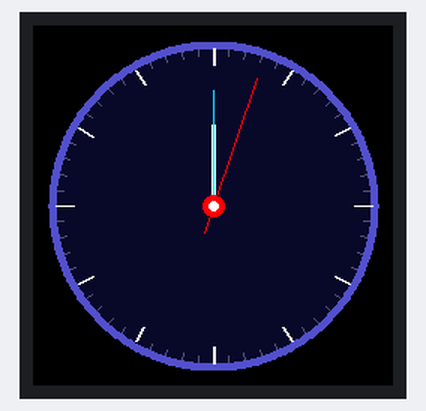
This program was run on a simulated ESP32-C3. Parts: 240×240 colour display. Random numbers use the default seed unless the program sets one.

Above: at 3.45 s.
At 5.02 s:
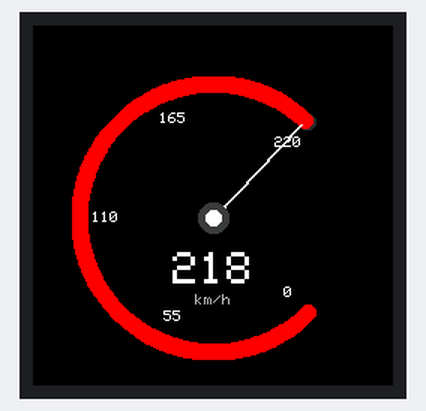
At 8.3 s:
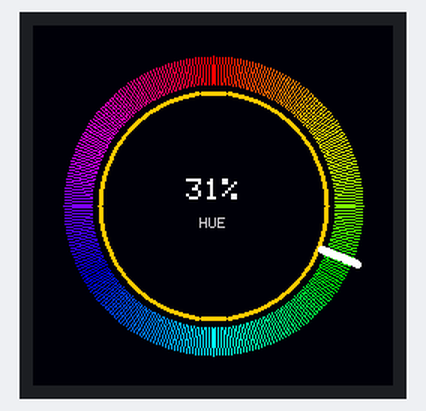
At 12.82 s:
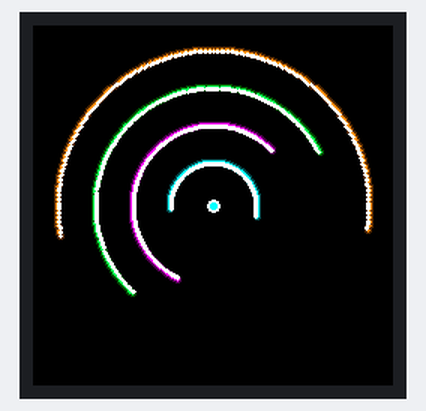
At 22.14 s:
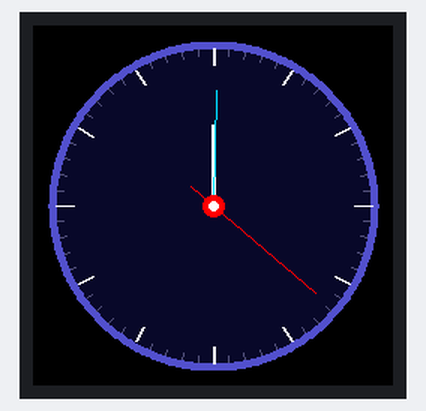
At 37.66 s:
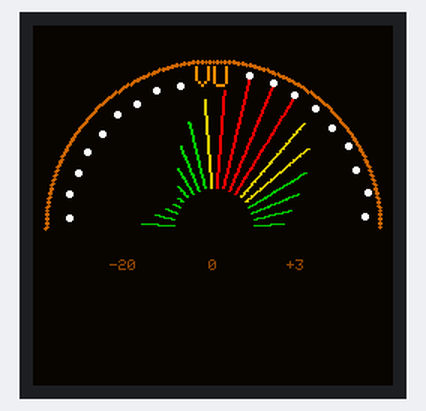

Measured:
- what the display in image 0 shows lasts 0.5 s, from 3.2 s to 3.7 s

The program:

main.cpp
```cpp
#include <Arduino.h>
#include "display.h"
#include "screens.h"

Screen screens[] = {
    { screen_clock_update,       screen_clock_draw,       "Clock"       },
    { screen_speedometer_update, screen_speedometer_draw, "Speedometer" },
    { screen_rainbow_update,     screen_rainbow_draw,     "Rainbow"     },
    { screen_neon_update,        screen_neon_draw,        "Neon"        },
    { screen_hud_update,         screen_hud_draw,         "HUD"         },
    { screen_vumeter_update,     screen_vumeter_draw,     "VU Meter"    },
};
const int SCREEN_COUNT = 6;

static uint32_t screen_start_ms = 0;
static int      active_screen   = 0;

void setup() {
    display_init();
    screen_start_ms = millis();
    // Seed RNG for HUD data randomness
    randomSeed(esp_random());
}

void loop() {
    uint32_t now = millis();
    if (now - screen_start_ms >= 3000UL) {
        active_screen   = (active_screen + 1) % SCREEN_COUNT;
        screen_start_ms = now;
    }
    float t = (now - screen_start_ms) / 1000.0f;

    screens[active_screen].update(t);
    screens[active_screen].draw(spr);
    spr.pushSprite(0, 0);
}
```

display.cpp
```cpp
#include <Arduino.h>
#include "display.h"

TFT_eSPI tft;
TFT_eSprite spr(&tft);

void display_init() {
    tft.init();
    tft.setRotation(0);
    tft.fillScreen(TFT_BLACK);

    // 16-bit colour sprite — 240×240×2 = ~112 KB, fits in ESP32-C3's 400 KB SRAM
    spr.setColorDepth(16);
    spr.createSprite(240, 240);
    spr.fillSprite(TFT_BLACK);
}

uint16_t hsv_to_rgb565(float h, float s, float v) {
    float r, g, b;
    h = fmodf(h, 1.0f);
    if (h < 0.0f) h += 1.0f;
    int i = (int)(h * 6.0f);
    float f = h * 6.0f - i;
    float p = v * (1.0f - s);
    float q = v * (1.0f - f * s);
    float t = v * (1.0f - (1.0f - f) * s);
    switch (i % 6) {
        case 0: r=v; g=t; b=p; break;
        case 1: r=q; g=v; b=p; break;
        case 2: r=p; g=v; b=t; break;
        case 3: r=p; g=q; b=v; break;
        case 4: r=t; g=p; b=v; break;
        case 5: r=v; g=p; b=q; break;
        default: r=0; g=0; b=0; break;
    }
    return tft.color565((uint8_t)(r * 255), (uint8_t)(g * 255), (uint8_t)(b * 255));
}

void draw_ring_arc(TFT_eSprite& sprite, int cx, int cy, int r, int thickness,
                   float start_deg, float end_deg, uint16_t color) {
    float step = 0.8f; // degrees per dot — smoother than 1° for large radii
    int dot_r = max(1, thickness / 2);
    for (float a = start_deg; a <= end_deg; a += step) {
        // Convert from clockwise-from-12-o'clock to math angle:
        // 0° (12 o'clock) → -90° math, increasing clockwise → subtract 90°
        float rad = (a - 90.0f) * DEG_TO_RAD;
        int x = cx + (int)(cosf(rad) * r);
        int y = cy + (int)(sinf(rad) * r);
        sprite.fillCircle(x, y, dot_r, color);
    }
}
```

display.h
```cpp
#pragma once
#include <TFT_eSPI.h>

extern TFT_eSPI tft;
extern TFT_eSprite spr;

void display_init();

// Convert HSV (each 0.0–1.0) to RGB565
uint16_t hsv_to_rgb565(float h, float s, float v);

// Draw a filled arc ring segment using filled circles along the arc path.
// cx/cy: center, r: radius to center of ring, thickness: ring width in pixels,
// start_deg/end_deg: clockwise from 12-o'clock (0°), color: RGB565
// Note: start_deg must be <= end_deg. end_deg may exceed 360 (e.g. 300°→500°
// draws a 200° arc, crossing the 360°/0° boundary correctly via sinf/cosf).
// Backward arcs (start_deg > end_deg) draw nothing.
void draw_ring_arc(TFT_eSprite& sprite, int cx, int cy, int r, int thickness,
                   float start_deg, float end_deg, uint16_t color);
```

screen_clock.cpp
```cpp
#include "screens.h"
#include "display.h"
#include <math.h>

// Draws a clock hand from center (cx,cy) outward at angle_deg (0=12 o'clock, CW),
// length pixels long, width pixels wide, in the given color.
static void draw_hand(TFT_eSprite& spr, int cx, int cy, float angle_deg,
                      int length, int width, uint16_t color) {
    // Rotate: 0°=top means subtract 90° from standard math angle
    float rad = (angle_deg - 90.0f) * DEG_TO_RAD;
    int x2 = cx + (int)(cosf(rad) * length);
    int y2 = cy + (int)(sinf(rad) * length);
    // Draw multiple offset lines for width
    for (int w = -width/2; w <= width/2; w++) {
        float perp = rad + (float)M_PI / 2.0f;
        int ox = (int)(cosf(perp) * w);
        int oy = (int)(sinf(perp) * w);
        spr.drawLine(cx + ox, cy + oy, x2 + ox, y2 + oy, color);
    }
}

void screen_clock_update(float t) {
    // No per-frame state needed — draws directly from millis()
}

void screen_clock_draw(TFT_eSprite& spr) {
    const int cx = 120, cy = 120, face_r = 108;
    spr.fillSprite(TFT_BLACK);

    // Gradient-ish face: filled dark-blue circle
    spr.fillCircle(cx, cy, face_r, tft.color565(10, 10, 40));

    // Outer bezel ring
    draw_ring_arc(spr, cx, cy, face_r, 4, -90.0f, 270.0f, tft.color565(80, 80, 200));

    // Tick marks
    for (int i = 0; i < 60; i++) {
        float a = i * 6.0f - 90.0f; // degrees from 12 o'clock
        float rad = a * DEG_TO_RAD;
        bool major = (i % 5 == 0);
        int inner_r = major ? face_r - 14 : face_r - 7;
        int outer_r = face_r - 3;
        uint16_t col = major ? TFT_WHITE : tft.color565(80, 80, 120);
        int x1 = cx + (int)(cosf(rad) * inner_r);
        int y1 = cy + (int)(sinf(rad) * inner_r);
        int x2 = cx + (int)(cosf(rad) * outer_r);
        int y2 = cy + (int)(sinf(rad) * outer_r);
        spr.drawLine(x1, y1, x2, y2, col);
        if (major) spr.drawLine(x1+1, y1, x2+1, y2, col); // thicker for major
    }

    // Time from millis() — simulated clock starting at boot
    uint32_t ms = millis();
    float sec_angle  = (ms % 60000UL)       / 60000.0f       * 360.0f;
    float min_angle  = (ms % 3600000UL)     / 3600000.0f     * 360.0f;
    float hour_angle = (ms % 43200000UL)    / 43200000.0f    * 360.0f;

    // Hour hand — white, thick, short
    draw_hand(spr, cx, cy, hour_angle, 55, 5, TFT_WHITE);
    // Minute hand — cyan, medium
    draw_hand(spr, cx, cy, min_angle, 78, 3, tft.color565(0, 220, 255));
    // Second hand — red, thin with counterweight tail
    draw_hand(spr, cx, cy, sec_angle, 90, 1, TFT_RED);
    draw_hand(spr, cx, cy, sec_angle + 180.0f, 20, 1, TFT_RED); // counterweight

    // Center cap
    spr.fillCircle(cx, cy, 7, TFT_RED);
    spr.fillCircle(cx, cy, 3, TFT_WHITE);
}
```

screen_hud.cpp
```cpp
#include "screens.h"
#include "display.h"
#include <math.h>
#include <stdlib.h>

static float  _outer_angle = 0.0f;
static float  _inner_angle = 0.0f;
static float  _pulse       = 0.0f;
static float  _scanline    = 0.0f;
static int    _data[4]     = {421, 87, 1024, 33};
static float  _next_tick   = 0.0f;

void screen_hud_update(float t) {
    if (t < _next_tick - 3.0f) _next_tick = 0.0f; // detect re-entry (t reset to 0)
    _outer_angle =  t * 18.0f;  // 18 deg/sec clockwise
    _inner_angle = -t * 30.0f;  // 30 deg/sec counter-clockwise
    _pulse       = 0.5f + 0.5f * sinf(t * 6.0f);
    _scanline    = fmodf(t * 60.0f, 360.0f); // full rotation every 6 sec

    // Randomise data readouts every 0.5 s
    if (t >= _next_tick) {
        _data[0] = 300 + rand() % 200;
        _data[1] = rand() % 100;
        _data[2] = 900 + rand() % 200;
        _data[3] = rand() % 60;
        _next_tick = t + 0.5f;
    }
}

// Draw a segmented arc: NUM_SEGS short arcs with gaps between them
static void draw_segmented_arc(TFT_eSprite& spr, int cx, int cy, int r,
                                float start_deg, int num_segs,
                                float seg_deg, float gap_deg,
                                int thickness, uint16_t color) {
    for (int i = 0; i < num_segs; i++) {
        float a0 = start_deg + i * (seg_deg + gap_deg);
        float a1 = a0 + seg_deg;
        draw_ring_arc(spr, cx, cy, r, thickness, a0, a1, color);
    }
}

void screen_hud_draw(TFT_eSprite& spr) {
    const int cx = 120, cy = 120;
    const uint16_t BLUE  = tft.color565(0, 160, 255);
    const uint16_t LBLUE = tft.color565(0, 220, 255);

    spr.fillSprite(tft.color565(0, 5, 15)); // very dark blue-black

    // Outer segmented ring (12 segments, rotates CW)
    draw_segmented_arc(spr, cx, cy, 108, _outer_angle, 12, 22.0f, 8.0f, 4, BLUE);

    // Inner segmented ring (8 segments, rotates CCW)
    draw_segmented_arc(spr, cx, cy, 78, _inner_angle, 8, 32.0f, 13.0f, 3, LBLUE);

    // Crosshair — pulsing opacity via colour interpolation
    uint8_t cross_v = (uint8_t)(60 + _pulse * 100);
    uint16_t cross_col = tft.color565(0, cross_v, cross_v * 2);
    spr.drawLine(cx - 110, cy, cx + 110, cy, cross_col);
    spr.drawLine(cx, cy - 110, cx, cy + 110, cross_col);
    // Crosshair gaps in centre
    spr.drawFastHLine(cx - 20, cy, 40, tft.color565(0, 5, 15));
    spr.drawFastVLine(cx, cy - 20, 40, tft.color565(0, 5, 15));

    // Scanline sweep (thin radial line)
    float scan_rad = (_scanline - 90.0f) * DEG_TO_RAD;
    int sx = cx + (int)(cosf(scan_rad) * 110);
    int sy = cy + (int)(sinf(scan_rad) * 110);
    spr.drawLine(cx, cy, sx, sy, tft.color565(0, 60, 120));

    // Centre circle
    spr.drawCircle(cx, cy, 18, LBLUE);
    spr.fillCircle(cx, cy, 5, LBLUE);

    // Data readouts at four compass positions (outside inner ring)
    spr.setTextSize(1);
    spr.setTextDatum(MC_DATUM);
    spr.setTextColor(LBLUE, tft.color565(0, 5, 15));
    spr.drawNumber(_data[0], cx,       cy - 50); // top
    spr.drawNumber(_data[1], cx + 50,  cy);       // right
    spr.drawNumber(_data[2], cx,       cy + 50); // bottom
    spr.drawNumber(_data[3], cx - 50,  cy);       // left
}
```

screen_neon.cpp
```cpp
#include "screens.h"
#include "display.h"
#include <math.h>

// Each ring: radius, angular speed (deg/sec), color (RGB565 set in draw)
struct NeonRing {
    int   radius;
    float speed_dps; // degrees per second
    float offset;    // initial phase offset
};

static const NeonRing RINGS[] = {
    { 30,  90.0f,  0.0f   },
    { 55,  55.0f,  45.0f  },
    { 80,  35.0f,  120.0f },
    { 105, 20.0f,  200.0f },
};
static const int NUM_RINGS = 4;

static float _t_local = 0.0f;

void screen_neon_update(float t) {
    _t_local = t;
}

// Draw a glowing arc: one thick arc + two thinner, brighter overlaid arcs
static void draw_glow_arc(TFT_eSprite& spr, int cx, int cy, int r,
                          float start_deg, float end_deg,
                          uint16_t dim_col, uint16_t bright_col) {
    draw_ring_arc(spr, cx, cy, r,     5, start_deg, end_deg, dim_col);
    draw_ring_arc(spr, cx, cy, r,     3, start_deg, end_deg, bright_col);
    draw_ring_arc(spr, cx, cy, r - 1, 1, start_deg, end_deg, TFT_WHITE);
}

void screen_neon_draw(TFT_eSprite& spr) {
    const int cx = 120, cy = 120;
    spr.fillSprite(TFT_BLACK);

    // Colours: dim (background glow) / bright (core) for each ring
    const uint16_t DIM[]    = {
        tft.color565(0, 80, 80),    // dim cyan
        tft.color565(80, 0, 80),    // dim magenta
        tft.color565(0, 80, 0),     // dim lime
        tft.color565(80, 40, 0),    // dim orange
    };
    const uint16_t BRIGHT[] = {
        tft.color565(0, 255, 255),  // cyan
        tft.color565(255, 0, 255),  // magenta
        tft.color565(0, 255, 80),   // lime
        tft.color565(255, 140, 0),  // orange
    };

    for (int i = 0; i < NUM_RINGS; i++) {
        float angle = _t_local * RINGS[i].speed_dps + RINGS[i].offset;
        // Each ring shows a 200° arc that rotates; gap is 160°
        float arc_start = fmodf(angle, 360.0f);
        float arc_end   = arc_start + 200.0f;
        draw_glow_arc(spr, cx, cy, RINGS[i].radius,
                      arc_start, arc_end, DIM[i], BRIGHT[i]);
    }

    // Tiny centre dot
    spr.fillCircle(cx, cy, 4, TFT_WHITE);
    spr.fillCircle(cx, cy, 2, tft.color565(0, 255, 255));
}
```

screen_rainbow.cpp
```cpp
#include "screens.h"
#include "display.h"
#include <math.h>

static float _marker_angle = 0.0f;
static float _breathe = 0.0f;

void screen_rainbow_update(float t) {
    _marker_angle = fmodf(t * 72.0f, 360.0f); // one full sweep every 5 seconds
    _breathe = 0.5f + 0.5f * sinf(t * 2.0f);  // 0..1 brightness pulse
}

void screen_rainbow_draw(TFT_eSprite& spr) {
    const int cx = 120, cy = 120;

    // Breathing background
    uint8_t bg = (uint8_t)(_breathe * 20);
    spr.fillSprite(tft.color565(0, 0, bg));

    // Full-spectrum arc: draw in small steps, each step a different hue
    const float STEP = 1.2f;
    for (float a = 0.0f; a < 360.0f; a += STEP) {
        float hue = a / 360.0f;
        uint16_t col = hsv_to_rgb565(hue, 1.0f, 1.0f);
        float rad = (a - 90.0f) * DEG_TO_RAD;
        // Outer arc at r=100, inner at r=82 (18px thick)
        for (int r = 82; r <= 100; r++) {
            int x = cx + (int)(cosf(rad) * r);
            int y = cy + (int)(sinf(rad) * r);
            spr.drawPixel(x, y, col);
        }
    }

    // Inner gold outline ring
    draw_ring_arc(spr, cx, cy, 76, 3, -90.0f, 270.0f, tft.color565(255, 200, 0));

    // Marker: bright white spike at current position
    float mrad = (_marker_angle - 90.0f) * DEG_TO_RAD;
    for (int r = 78; r <= 104; r++) {
        int x = cx + (int)(cosf(mrad) * r);
        int y = cy + (int)(sinf(mrad) * r);
        spr.fillCircle(x, y, 2, TFT_WHITE);
    }

    // Centre: hue label (current hue percentage)
    spr.setTextDatum(MC_DATUM);
    spr.setTextSize(2);
    spr.setTextColor(TFT_WHITE, tft.color565(0, 0, bg));
    char buf[8];
    snprintf(buf, sizeof(buf), "%d%%", (int)(_marker_angle / 3.6f));
    spr.drawString(buf, cx, cy - 10);

    spr.setTextSize(1);
    spr.setTextColor(tft.color565(200, 200, 200), tft.color565(0, 0, bg));
    spr.drawString("HUE", cx, cy + 12);
}
```

screen_speedometer.cpp
```cpp
#include "screens.h"
#include "display.h"
#include <math.h>

static float _speed = 0.0f; // 0–220

void screen_speedometer_update(float t) {
    // Oscillate needle on a 5-second sine cycle
    _speed = 110.0f + 110.0f * sinf(t * (2.0f * (float)M_PI / 5.0f));
}

void screen_speedometer_draw(TFT_eSprite& spr) {
    const int cx = 120, cy = 128;
    spr.fillSprite(TFT_BLACK);

    // Arc spans 135°–405° (270° sweep)
    // Convention: 0° = 12 o'clock, CW
    const float ARC_START = 135.0f;  // 4-o'clock-ish
    const float ARC_END   = 405.0f;  // wraps: 405-360 = 45°

    // Background arc (dark grey)
    draw_ring_arc(spr, cx, cy, 90, 10, ARC_START, ARC_END,
                  tft.color565(40, 40, 40));

    // Coloured filled arc up to needle position
    float fill_end = ARC_START + (_speed / 220.0f) * (ARC_END - ARC_START);
    // Hue: green (0.33) at 0 speed, red (0.0) at max speed
    float hue = 0.33f * (1.0f - _speed / 220.0f);
    uint16_t arc_col = hsv_to_rgb565(hue, 1.0f, 1.0f);
    draw_ring_arc(spr, cx, cy, 90, 10, ARC_START, fill_end, arc_col);

    // Scale labels at 0, 55, 110, 165, 220
    spr.setTextDatum(MC_DATUM);
    spr.setTextSize(1);
    for (int v = 0; v <= 220; v += 55) {
        float a = ARC_START + (v / 220.0f) * (ARC_END - ARC_START);
        float rad = (a - 90.0f) * DEG_TO_RAD;
        int lx = cx + (int)(cosf(rad) * 72);
        int ly = cy + (int)(sinf(rad) * 72);
        spr.setTextColor(TFT_WHITE, TFT_BLACK);
        spr.drawNumber(v, lx, ly);
    }

    // Needle
    float needle_a = ARC_START + (_speed / 220.0f) * (ARC_END - ARC_START);
    float needle_rad = (needle_a - 90.0f) * DEG_TO_RAD;
    int nx = cx + (int)(cosf(needle_rad) * 85);
    int ny = cy + (int)(sinf(needle_rad) * 85);
    spr.drawLine(cx, cy, nx, ny, TFT_WHITE);
    spr.drawLine(cx+1, cy, nx+1, ny, TFT_WHITE); // 2px wide

    // Centre hub
    spr.fillCircle(cx, cy, 10, tft.color565(60, 60, 60));
    spr.fillCircle(cx, cy, 5, TFT_WHITE);

    // Speed readout
    spr.setTextSize(3);
    spr.setTextColor(TFT_WHITE, TFT_BLACK);
    spr.drawNumber((int)_speed, cx, cy + 35);
    spr.setTextSize(1);
    spr.setTextColor(tft.color565(180, 180, 180), TFT_BLACK);
    spr.drawString("km/h", cx, cy + 55);
}
```

screens.h
```cpp
#pragma once
#include <TFT_eSPI.h>

struct Screen {
    void (*update)(float t);   // advance animation state; t = seconds since screen became active
    void (*draw)(TFT_eSprite& spr); // render into sprite (do NOT call pushSprite here)
    const char* name;
};

// ── Screen 1: Analog Clock ──────────────────────────────────────────────────
void screen_clock_update(float t);
void screen_clock_draw(TFT_eSprite& spr);

// ── Screen 2: Speedometer ───────────────────────────────────────────────────
void screen_speedometer_update(float t);
void screen_speedometer_draw(TFT_eSprite& spr);

// ── Screen 3: Rainbow Arc ───────────────────────────────────────────────────
void screen_rainbow_update(float t);
void screen_rainbow_draw(TFT_eSprite& spr);

// ── Screen 4: Neon Rings ────────────────────────────────────────────────────
void screen_neon_update(float t);
void screen_neon_draw(TFT_eSprite& spr);

// ── Screen 5: Sci-Fi HUD ────────────────────────────────────────────────────
void screen_hud_update(float t);
void screen_hud_draw(TFT_eSprite& spr);

// ── Screen 6: Retro VU Meter ────────────────────────────────────────────────
void screen_vumeter_update(float t);
void screen_vumeter_draw(TFT_eSprite& spr);

extern Screen screens[];
extern const int SCREEN_COUNT;
```

Source omitted: screen_vumeter.cpp (3014 bytes)
